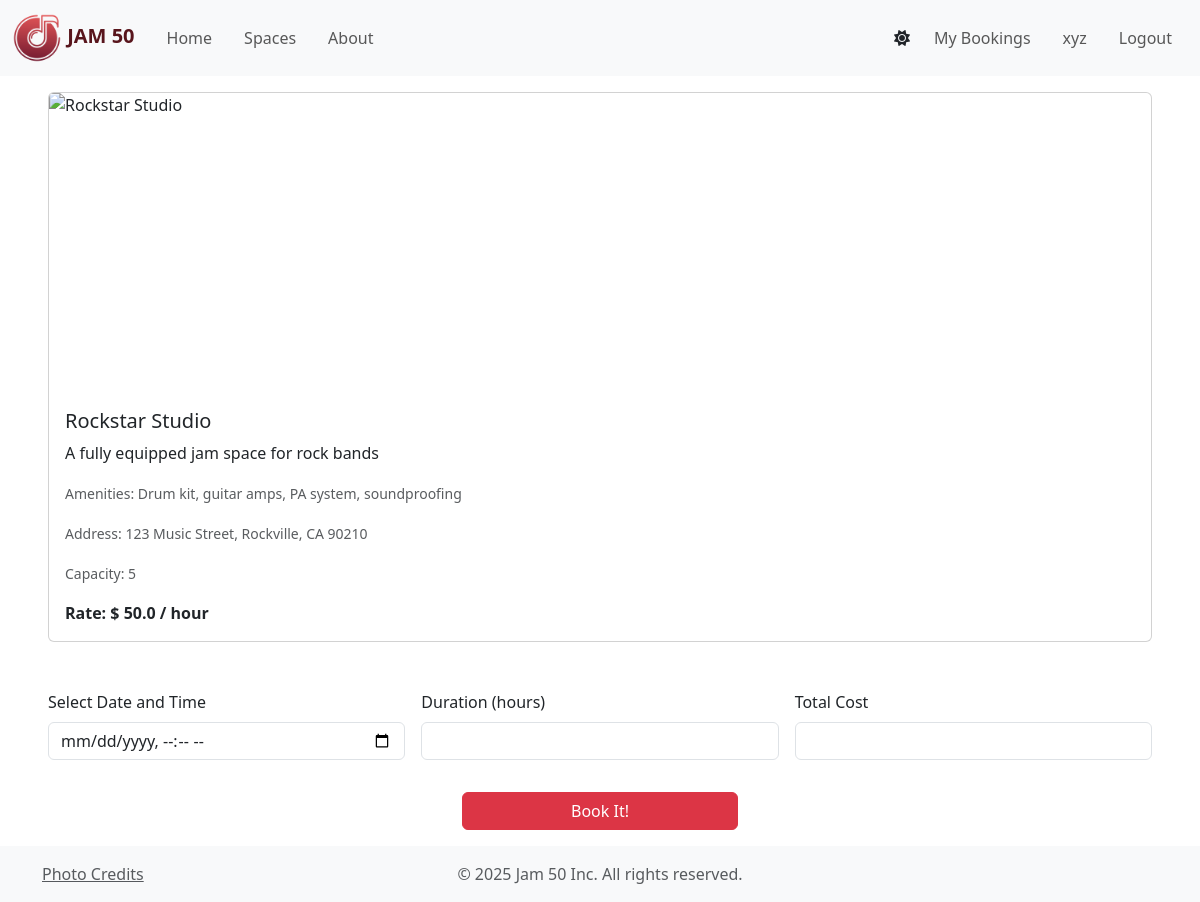
Page /spaces/1 (signed in) on the committed database.
### models.py (models this page shows)
class Space(db.Model):
    __tablename__ = 'spaces'
    id = db.Column(db.Integer, primary_key=True)
    name = db.Column(db.String(100), nullable=False)
    description = db.Column(db.Text)
    capacity = db.Column(db.Integer)
    hourly_rate = db.Column(db.Float)
    address = db.Column(db.String(255))
    amenities = db.Column(db.Text)
    image = db.Column(db.String(255))
    bookings = db.relationship('Booking', backref='space', lazy=True)

### app.py (the view)
@app.route("/spaces/<int:space_id>")
@login_required
def space(space_id):
    space = db.session.query(Space).get(space_id)
    return render_template("space.html", space=space)

### helpers.py (called while the page is built)
def login_required(f):
    @wraps(f)
    def decorated_function(*args, **kwargs):
        if session.get("user_id") is None:
            return redirect("/login")
        return f(*args, **kwargs)
    return decorated_function

### templates/space.html (shortened to what this page needs)
{% extends "layout.html" %} {% block title %} {{ space.name}} {% endblock %} {%
block main %}
<div class="container-fluid px-3 px-md-5" style="max-width: 1200px">
    <div class="card mb-5 mx-auto">
      <img src="{{ space.image }}" class="card-img-top" style="object-fit: cover; height: 300px;" alt="{{ space.name}}" />
      <div class="card-body">
        <h5 class="card-title">{{ space.name }}</h5>
        <p class="card-text">{{ space.description }}</p>
        <p class="card-text"><small class="text-body-secondary">Amenities: {{ space.amenities }}</small></p>
        <p class="card-text"><small class="text-body-secondary">Address: {{ space.address }}</small></p>
        <p class="card-text"><small class="text-body-secondary">Capacity: {{ space.capacity }}</small></p>
        <p class="card-text"><b>Rate: $ {{ space.hourly_rate }} / hour</b></p>
      </div>
    </div>
    <form action="/book" method="post">
      <div class="row g-3">
        {% if session.get("username") != "admin" %}
        <div class="col-md-4">
          <label for="bookDateTime" class="form-label">Select Date and Time</label>
          <input type="datetime-local" class="form-control" id="bookDateTime" name="bookDateTime" required />
        </div>
        <div class="col-md-4">
          <label for="duration" class="form-label">Duration (hours)</label>
          <input type="number" class="form-control" id="duration" name="duration" min="1" max="8" required />
        </div>
        <div class="col-md-4">
          <label for="total_cost" class="form-label">Total Cost</label>
          <input type="text" class="form-control" id="total_cost" name="total_cost" readonly />
        </div>
        <div class="col-12 text-center mb-3">
          <button type="submit" class="btn btn-danger mt-3 w-25">Book It!</button>
        </div>
        {% else %}
        <div class="col-12 text-center mb-3">
          <button type="submit" class="btn btn-danger mt-3 w-25">Delete It!</button>
        </div>
        {% endif %}
      </div>
    </form>
</div>
{% endblock %}

### rows in the picture
Space: name "Rockstar Studio", description "A fully equipped jam space for rock bands", amenities "Drum kit, guitar amps, PA system, soundproofing", address "123 Music Street, Rockville, CA 90210", capacity "5", hourly_rate "50.0"

### other values in the picture
{{ session.get("username") }} "xyz"
